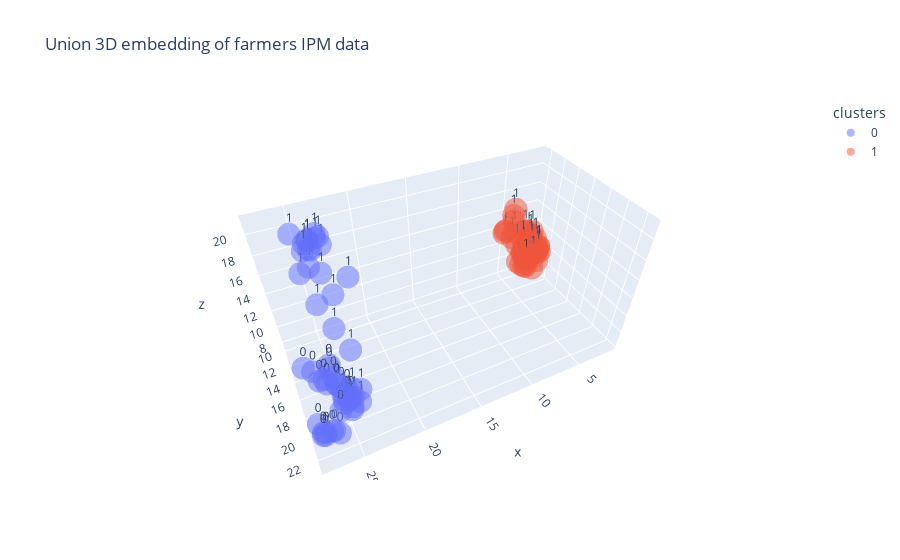

Notebook cell for this chart:
### Code cell
# Union embedding cluster visualisation 
fig = px.scatter_3d(union3d_df, "x","y","z", color="clusters", text=df_noNaN["Already_used_DSS"], opacity=0.5, 
                    title="Union 3D embedding of farmers IPM data")
fig.write_html("output/IPM_Q1.html")
fig.show()
